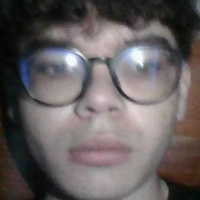
#> input picture datasets/ferreira/000.jpg, 200 x 200 px; its folder holds only this picture in this run
$ python train_lbph.py
#> lines starting #> are read from the running program, lines starting #| are printed output that depends on the picture
# train_lbph.py - treina modelo LBPH a partir de datasets/
import cv2
import os
import numpy as np
import pickle
from pathlib import Path
import cfg

def main():
    try:
        recognizer = cv2.face.LBPHFaceRecognizer_create()
    except Exception as e:
        print("[ERRO] OpenCV contrib (cv2.face) não disponível:", e)
        return False

    faces = []
    labels = []
    label_map = {}
    current_label = 0

    print("[INFO] A procurar datasets em:", cfg.DATASETS_DIR)
    for person_dir in sorted(cfg.DATASETS_DIR.iterdir()):
        if not person_dir.is_dir():
            continue
        person_name = person_dir.name
        print(f"[INFO] Processando {person_name}")
        label_map[current_label] = person_name

        for img_file in sorted(person_dir.glob("*.jpg")):
            img = cv2.imread(str(img_file), cv2.IMREAD_GRAYSCALE) #transform ANpy
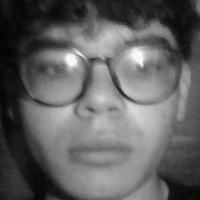
#> img: shape (200, 200); min 2, max 249, mean 96.9
            if img is None:
                continue
            faces.append(img)
            labels.append(current_label)
        current_label += 1

    if not faces:
        print("[WARN] Nenhuma face encontrada. Treino abortado.")
        return False

    recognizer.train(faces, np.array(labels))
    recognizer.write(str(cfg.MODEL_FILE))
    with open(cfg.LABELS_FILE, "wb") as f:
        pickle.dump(label_map, f)

    print("[INFO] Treinamento concluído. Modelo salvo em", cfg.MODEL_FILE)
    return True

if __name__ == "__main__":
    main()
